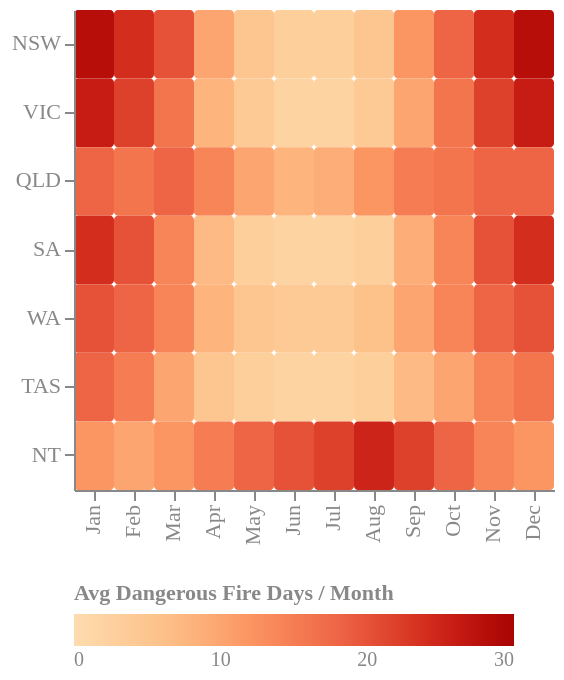

Write the Vega-Lite specification saved for this chart.
### Vega-Lite specification from a JSON file in a GitHub repository (floating-point values rounded to 4 significant figures)
{"$schema": "https://vega.github.io/schema/vega-lite/v5.json", "width": "container", "height": 240, "background": "transparent", "data": {"values": [{"state": "NSW", "month": "Jan", "ffdi": 28}, {"state": "NSW", "month": "Feb", "ffdi": 24}, {"state": "NSW", "month": "Mar", "ffdi": 20}, {"state": "NSW", "month": "Apr", "ffdi": 10}, {"state": "NSW", "month": "May", "ffdi": 5}, {"state": "NSW", "month": "Jun", "ffdi": 3}, {"state": "NSW", "month": "Jul", "ffdi": 3}, {"state": "NSW", "month": "Aug", "ffdi": 5}, {"state": "NSW", "month": "Sep", "ffdi": 12}, {"state": "NSW", "month": "Oct", "ffdi": 18}, {"state": "NSW", "month": "Nov", "ffdi": 24}, {"state": "NSW", "month": "Dec", "ffdi": 28}, {"state": "VIC", "month": "Jan", "ffdi": 26}, {"state": "VIC", "month": "Feb", "ffdi": 22}, {"state": "VIC", "month": "Mar", "ffdi": 16}, {"state": "VIC", "month": "Apr", "ffdi": 8}, {"state": "VIC", "month": "May", "ffdi": 4}, {"state": "VIC", "month": "Jun", "ffdi": 2}, {"state": "VIC", "month": "Jul", "ffdi": 2}, {"state": "VIC", "month": "Aug", "ffdi": 4}, {"state": "VIC", "month": "Sep", "ffdi": 10}, {"state": "VIC", "month": "Oct", "ffdi": 16}, {"state": "VIC", "month": "Nov", "ffdi": 22}, {"state": "VIC", "month": "Dec", "ffdi": 26}, {"state": "QLD", "month": "Jan", "ffdi": 18}, {"state": "QLD", "month": "Feb", "ffdi": 16}, {"state": "QLD", "month": "Mar", "ffdi": 18}, {"state": "QLD", "month": "Apr", "ffdi": 14}, {"state": "QLD", "month": "May", "ffdi": 10}, {"state": "QLD", "month": "Jun", "ffdi": 8}, {"state": "QLD", "month": "Jul", "ffdi": 9}, {"state": "QLD", "month": "Aug", "ffdi": 12}, {"state": "QLD", "month": "Sep", "ffdi": 15}, {"state": "QLD", "month": "Oct", "ffdi": 16}, {"state": "QLD", "month": "Nov", "ffdi": 18}, {"state": "QLD", "month": "Dec", "ffdi": 18}, {"state": "SA", "month": "Jan", "ffdi": 24}, {"state": "SA", "month": "Feb", "ffdi": 20}, {"state": "SA", "month": "Mar", "ffdi": 14}, {"state": "SA", "month": "Apr", "ffdi": 7}, {"state": "SA", "month": "May", "ffdi": 3}, {"state": "SA", "month": "Jun", "ffdi": 2}, {"state": "SA", "month": "Jul", "ffdi": 2}, {"state": "SA", "month": "Aug", "ffdi": 3}, {"state": "SA", "month": "Sep", "ffdi": 9}, {"state": "SA", "month": "Oct", "ffdi": 14}, {"state": "SA", "month": "Nov", "ffdi": 20}, {"state": "SA", "month": "Dec", "ffdi": 24}, {"state": "WA", "month": "Jan", "ffdi": 20}, {"state": "WA", "month": "Feb", "ffdi": 18}, {"state": "WA", "month": "Mar", "ffdi": 14}, {"state": "WA", "month": "Apr", "ffdi": 8}, {"state": "WA", "month": "May", "ffdi": 5}, {"state": "WA", "month": "Jun", "ffdi": 4}, {"state": "WA", "month": "Jul", "ffdi": 4}, {"state": "WA", "month": "Aug", "ffdi": 6}, {"state": "WA", "month": "Sep", "ffdi": 10}, {"state": "WA", "month": "Oct", "ffdi": 14}, {"state": "WA", "month": "Nov", "ffdi": 18}, {"state": "WA", "month": "Dec", "ffdi": 20}, {"state": "TAS", "month": "Jan", "ffdi": 18}, {"state": "TAS", "month": "Feb", "ffdi": 15}, {"state": "TAS", "month": "Mar", "ffdi": 10}, {"state": "TAS", "month": "Apr", "ffdi": 5}, {"state": "TAS", "month": "May", "ffdi": 3}, {"state": "TAS", "month": "Jun", "ffdi": 2}, {"state": "TAS", "month": "Jul", "ffdi": 2}, {"state": "TAS", "month": "Aug", "ffdi": 3}, {"state": "TAS", "month": "Sep", "ffdi": 7}, {"state": "TAS", "month": "Oct", "ffdi": 10}, {"state": "TAS", "month": "Nov", "ffdi": 14}, {"state": "TAS", "month": "Dec", "ffdi": 16}, {"state": "NT", "month": "Jan", "ffdi": 12}, {"state": "NT", "month": "Feb", "ffdi": 10}, {"state": "NT", "month": "Mar", "ffdi": 12}, {"state": "NT", "month": "Apr", "ffdi": 15}, {"state": "NT", "month": "May", "ffdi": 18}, {"state": "NT", "month": "Jun", "ffdi": 20}, {"state": "NT", "month": "Jul", "ffdi": 22}, {"state": "NT", "month": "Aug", "ffdi": 25}, {"state": "NT", "month": "Sep", "ffdi": 22}, {"state": "NT", "month": "Oct", "ffdi": 18}, {"state": "NT", "month": "Nov", "ffdi": 14}, {"state": "NT", "month": "Dec", "ffdi": 12}]}, "mark": {"type": "rect", "cornerRadius": 2}, "encoding": {"x": {"field": "month", "type": "ordinal", "sort": ["Jan", "Feb", "Mar", "Apr", "May", "Jun", "Jul", "Aug", "Sep", "Oct", "Nov", "Dec"], "axis": {"title": null, "grid": false, "labelColor": "#888", "labelFont": "DM Mono", "labelFontSize": 11}}, "y": {"field": "state", "type": "ordinal", "sort": ["NSW", "VIC", "QLD", "SA", "WA", "TAS", "NT"], "axis": {"title": null, "grid": false, "labelColor": "#888", "labelFont": "DM Mono", "labelFontSize": 11}}, "color": {"field": "ffdi", "type": "quantitative", "scale": {"scheme": "orangered", "domain": [0, 30]}, "legend": {"title": "Avg Dangerous Fire Days / Month", "labelColor": "#888", "titleColor": "#888", "labelFont": "DM Mono", "titleFont": "DM Mono", "orient": "bottom", "direction": "horizontal", "gradientLength": 220}}, "tooltip": [{"field": "state", "title": "State"}, {"field": "month", "title": "Month"}, {"field": "ffdi", "title": "Avg Dangerous Fire Days"}]}, "config": {"view": {"stroke": null}}}
